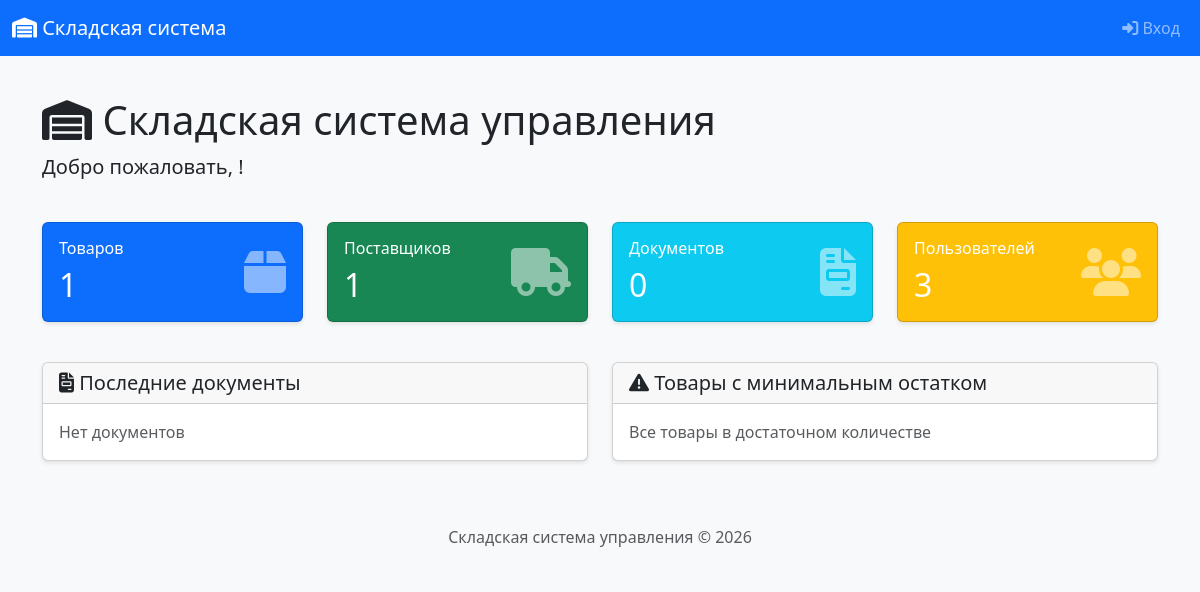
Before: / with the older database file.
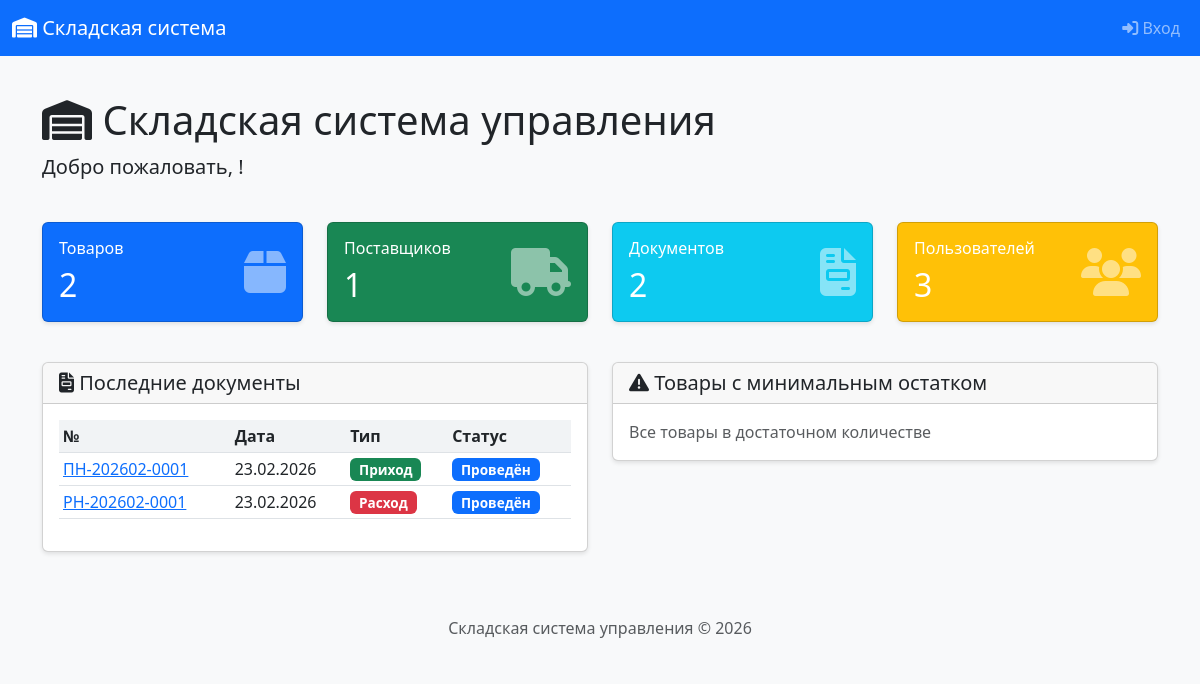
After: the same page with the newer database file.
### app/models.py (models this page shows, shortened)
class Document(db.Model):
    __tablename__ = 'documents'
    id = db.Column(db.Integer, primary_key=True)
    doc_type = db.Column(db.String(10), nullable=False)  # income, expense
    doc_number = db.Column(db.String(20), unique=True, nullable=False)
    doc_date = db.Column(db.Date, nullable=False, default=datetime.utcnow)
    status = db.Column(db.String(20), nullable=False, default='draft')
    supplier_id = db.Column(db.Integer, db.ForeignKey('suppliers.id'))
    author_id = db.Column(db.Integer, db.ForeignKey('users.id'))
    created_at = db.Column(db.DateTime, default=datetime.utcnow)
    posted_at = db.Column(db.DateTime)
    cancelled_at = db.Column(db.DateTime)
    comment = db.Column(db.String(500))
    items = db.relationship('DocumentItem', backref='document', lazy='dynamic',
                           cascade='all, delete-orphan')

### app/__init__.py (the view, shortened to what this page needs)
    @app.route('/')
    def index():
        from app.models import Product, Supplier, Document, User, StockBalance
        from sqlalchemy import func
        stats = {
            'products_count': Product.query.count(),
            'suppliers_count': Supplier.query.count(),
            'documents_count': Document.query.count(),
            'users_count': User.query.count()
        }
        recent_documents = Document.query.order_by(Document.created_at.desc()).limit(5).all()
        low_stock = []
        products = Product.query.all()
        for product in products:
            total = db.session.query(func.sum(StockBalance.quantity)).filter_by(
                product_id=product.id
            ).scalar() or 0
        return render_template('index.html',
                             stats=stats,
                             recent_documents=recent_documents,
                             low_stock=low_stock[:5])

### app/templates/index.html (shortened to what this page needs)
{% extends "base.html" %}
{% block content %}
<div class="row mb-4">
    <div class="col">
        <h1><i class="fas fa-warehouse"></i> Складская система управления</h1>
        <p class="lead">Добро пожаловать, {{ current_user.full_name or current_user.username }}!</p>
    </div>
</div>
<div class="row mb-4">
    <div class="col-md-3">
        <div class="card text-white bg-primary mb-3">
            <div class="card-body">
                <div class="d-flex justify-content-between align-items-center">
                    <div>
                        <h6 class="card-title">Товаров</h6>
                        <h2 class="mb-0">{{ stats.products_count }}</h2>
                    </div>
                    <i class="fas fa-box fa-3x opacity-50"></i>
                </div>
            </div>
        </div>
    </div>
    <div class="col-md-3">
        <div class="card text-white bg-success mb-3">
            <div class="card-body">
                <div class="d-flex justify-content-between align-items-center">
                    <div>
                        <h6 class="card-title">Поставщиков</h6>
                        <h2 class="mb-0">{{ stats.suppliers_count }}</h2>
                    </div>
                    <i class="fas fa-truck fa-3x opacity-50"></i>
                </div>
            </div>
        </div>
    </div>
    <div class="col-md-3">
        <div class="card text-white bg-info mb-3">
            <div class="card-body">
                <div class="d-flex justify-content-between align-items-center">
                    <div>
                        <h6 class="card-title">Документов</h6>
                        <h2 class="mb-0">{{ stats.documents_count }}</h2>
                    </div>
                    <i class="fas fa-file-invoice fa-3x opacity-50"></i>
                </div>
            </div>
        </div>
    </div>
    <div class="col-md-3">
        <div class="card text-white bg-warning mb-3">
            <div class="card-body">
                <div class="d-flex justify-content-between align-items-center">
                    <div>
                        <h6 class="card-title">Пользователей</h6>
                        <h2 class="mb-0">{{ stats.users_count }}</h2>
                    </div>
                    <i class="fas fa-users fa-3x opacity-50"></i>
                </div>
            </div>
        </div>
    </div>
</div>
<div class="row">
    <div class="col-md-6">
        <div class="card">
            <div class="card-header">
                <h5 class="mb-0"><i class="fas fa-file-invoice"></i> Последние документы</h5>
            </div>
            <div class="card-body">
                {% if recent_documents %}
                <div class="table-responsive">
                    <table class="table table-sm">
                        <thead>
                            <tr>
                                <th>№</th>
                                <th>Дата</th>
                                <th>Тип</th>
                                <th>Статус</th>
                            </tr>
                        </thead>
                        <tbody>
                            {% for doc in recent_documents %}
                            <tr>
                                <td>
                                    <a href="{{ url_for('documents.document_view', id=doc.id) }}">
                                        {{ doc.doc_number }}
                                    </a>
                                </td>
                                <td>{{ doc.doc_date.strftime('%d.%m.%Y') }}</td>
                                <td>
                                    {% if doc.doc_type == 'income' %}
                                        <span class="badge bg-success">Приход</span>
                                    {% else %}
                                        <span class="badge bg-danger">Расход</span>
                                    {% endif %}
                                </td>
                                <td>
                                    {% if doc.status == 'draft' %}
                                        <span class="badge bg-secondary">Черновик</span>
                                    {% elif doc.status == 'posted' %}
                                        <span class="badge bg-primary">Проведён</span>
                                    {% else %}
                                        <span class="badge bg-dark">Отменён</span>
                                    {% endif %}
                                </td>
                            </tr>
                            {% endfor %}
                        </tbody>
                    </table>
                </div>
                {% else %}
                <p class="text-muted mb-0">Нет документов</p>
                {% endif %}
            </div>
        </div>
    </div>
    <div class="col-md-6">
        <div class="card">
            <div class="card-header">
                <h5 class="mb-0"><i class="fas fa-exclamation-triangle"></i> Товары с минимальным остатком</h5>
            </div>
            <div class="card-body">
                {% if low_stock %}
                <div class="table-responsive">
                    <table class="table table-sm">
                        <thead>
                            <tr>
                                <th>Товар</th>
                                <th>Артикул</th>
                                <th>Остаток</th>
                            </tr>
                        </thead>
                        <tbody>
                            {% for item in low_stock %}
                            <tr>
                                <td>{{ item.name }}</td>
                                <td>{{ item.article }}</td>
                                <td class="text-danger fw-bold">{{ item.quantity }}</td>
                            </tr>
                            {% endfor %}
                        </tbody>
                    </table>
                </div>
                {% else %}
                <p class="text-muted mb-0">Все товары в достаточном количестве</p>
                {% endif %}
            </div>
        </div>
    </div>
</div>
{% endblock %}

### app/templates/base.html (shortened to what this page needs)
<!DOCTYPE html>
<html lang="ru">
<head>
    <link href="https://cdn.jsdelivr.net/npm/bootstrap@5.3.0/dist/css/bootstrap.min.css" rel="stylesheet">
    <link rel="stylesheet" href="https://cdnjs.cloudflare.com/ajax/libs/font-awesome/6.4.0/css/all.min.css">
    <link rel="stylesheet" href="{{ url_for('static', filename='css/style.css') }}">
</head>
<body>
    <nav class="navbar navbar-expand-lg navbar-dark bg-primary">
        <div class="container-fluid">
            <a class="navbar-brand" href="{{ url_for('index') }}">
                <i class="fas fa-warehouse"></i> Складская система
            </a>
            <div class="collapse navbar-collapse" id="navbarNav">
                {% if current_user.is_authenticated %}
                <ul class="navbar-nav me-auto">
                    <li class="nav-item">
                        <a class="nav-link" href="{{ url_for('products.product_list') }}">
                            <i class="fas fa-box"></i> Товары
                        </a>
                    </li>
                    <li class="nav-item">
                        <a class="nav-link" href="{{ url_for('documents.document_list') }}">
                            <i class="fas fa-file-invoice"></i> Документы
                        </a>
                    </li>
                    <li class="nav-item">
                        <a class="nav-link" href="{{ url_for('reports.stock_report') }}">
                            <i class="fas fa-chart-bar"></i> Отчеты
                        </a>
                    </li>
                    {% if current_user.is_admin() %}
                    <li class="nav-item">
                        <a class="nav-link" href="{{ url_for('auth.user_list') }}">
                            <i class="fas fa-users"></i> Пользователи
                        </a>
                    </li>
                    {% endif %}
                </ul>
                <ul class="navbar-nav">
                    <li class="nav-item dropdown">
                        <a class="nav-link dropdown-toggle" href="#" role="button" data-bs-toggle="dropdown">
                            <i class="fas fa-user"></i> {{ current_user.full_name or current_user.username }}
                        </a>
                        <ul class="dropdown-menu dropdown-menu-end">
                            <li><a class="dropdown-item" href="{{ url_for('auth.profile') }}">
                                <i class="fas fa-id-card"></i> Профиль
                            </a></li>
                            <li><hr class="dropdown-divider"></li>
                            <li><a class="dropdown-item" href="{{ url_for('auth.logout') }}">
                                <i class="fas fa-sign-out-alt"></i> Выход
                            </a></li>
                        </ul>
                    </li>
                </ul>
                {% else %}
                <ul class="navbar-nav ms-auto">
                    <li class="nav-item">
                        <a class="nav-link" href="{{ url_for('auth.login') }}">
                            <i class="fas fa-sign-in-alt"></i> Вход
                        </a>
                    </li>
                </ul>
                {% endif %}
            </div>
        </div>
    </nav>
    <main class="container mt-4">
        {% block content %}{% endblock %}
    </main>
    <footer class="footer mt-5 py-3 bg-light">
        <div class="container text-center">
            <span class="text-muted">Складская система управления &copy; 2026</span>
        </div>
    </footer>
</body>
</html>

### app/static/css/style.css (style rules this page uses)
body { font-family: 'Segoe UI', Tahoma, Geneva, Verdana, sans-serif; background-color: #f8f9fa; min-height: 100vh; display: flex; flex-direction: column; margin: 0; padding: 0; }
.footer { margin-top: auto; width: 100%; background-color: #f8f9fa; padding: 1rem 0; text-align: center; }
.card { box-shadow: 0 2px 4px rgba(0,0,0,0.1); transition: transform 0.2s; }
.card.text-white .opacity-50 { opacity: 0.3; }
.table th { background-color: #f1f3f5; font-weight: 600; }
.table td { vertical-align: middle; }
.badge { font-size: 0.85em; padding: 0.35em 0.65em; display: inline-block; white-space: nowrap; }
p, strong, span, div { white-space: normal; word-break: normal; }

Changed rows visible on the page:
added Document: doc_number "ПН-202602-0001", doc_date "23.02.2026", doc_type "Приход", status "Проведён"
added Document: doc_number "РН-202602-0001", doc_date "23.02.2026", doc_type "Расход", status "Проведён"
Other visible differences:
{{ stats.products_count }}: "1" → "2"
{{ stats.documents_count }}: "0" → "2"
text no longer shown: "Нет документов"
text now shown: "№ Дата Тип Статус"
